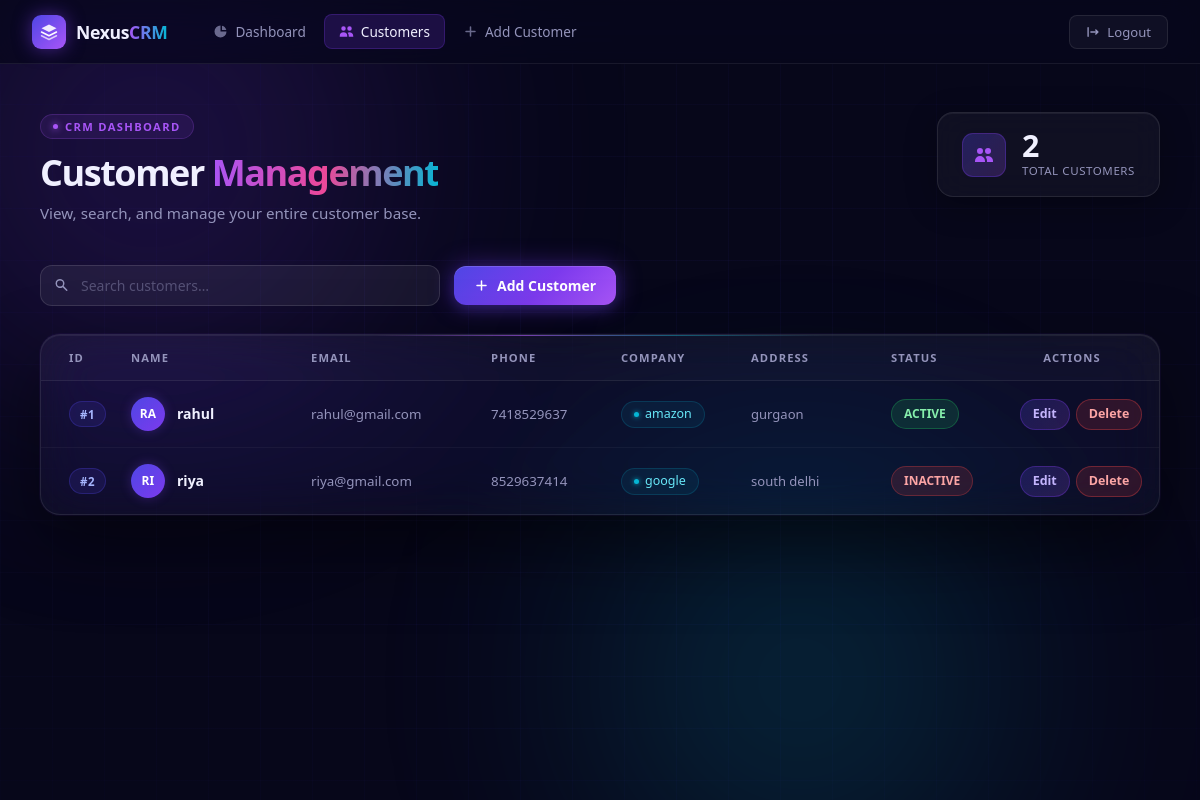
Page /customers (signed in) on the earlier database version.
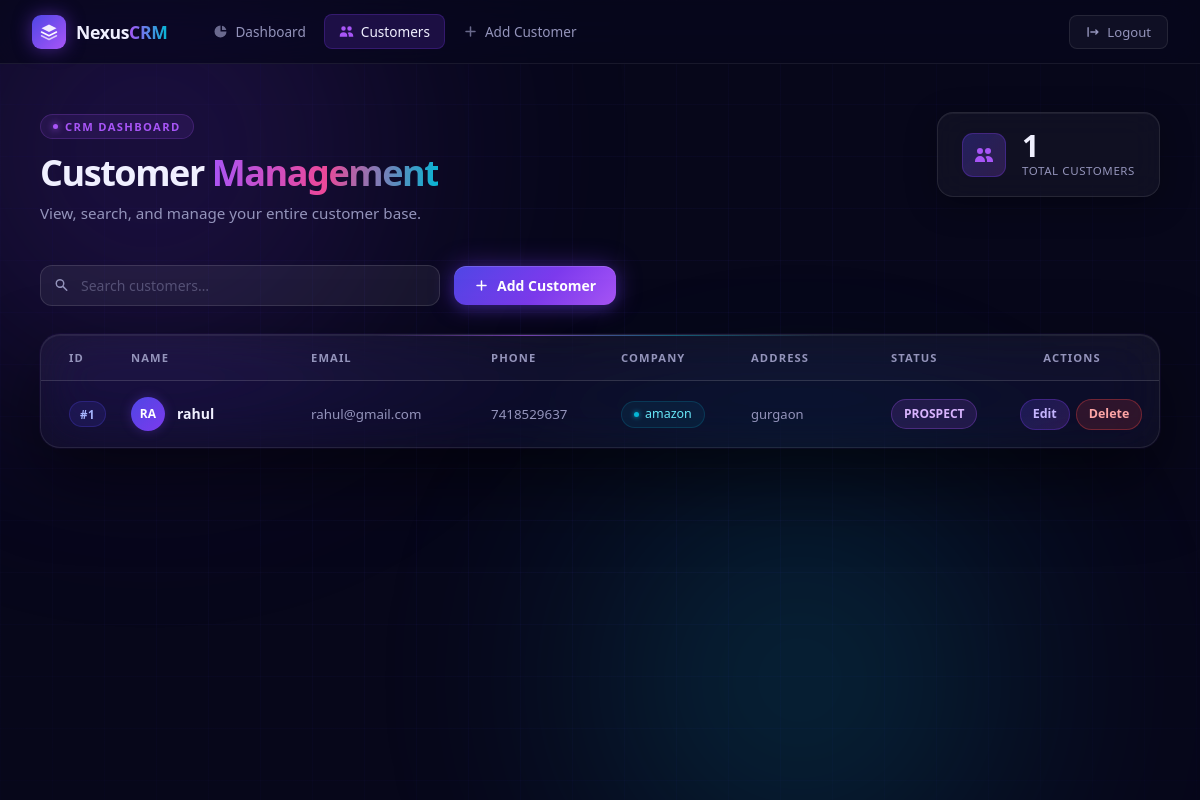
Same page on the later database version.
### app.py (models this page shows)
class Customer(db.Model):
    id = db.Column(
        db.Integer,
        primary_key=True
    )
    name = db.Column(
        db.String(100),
        nullable=False
    )
    email = db.Column(
        db.String(100)
    )
    phone = db.Column(
        db.String(20)
    )
    company = db.Column(
        db.String(100)
    )
    address = db.Column(
        db.String(200)
    )
    status = db.Column(
        db.String(50),
        default="Prospect"
    )

### app.py (the view)
@app.route('/customers')
def view_customers():
    if 'user' not in session:
        return redirect('/login')
    customers = Customer.query.all()
    return render_template(
        'view_customers.html',
        customers=customers
    )

### templates/view_customers.html (shortened to what this page needs)
<!DOCTYPE html>
<html lang="en">
<head>
</head>
<body>
<div class="bg-grid" aria-hidden="true"></div>
<div class="layout">
  <nav class="nav" aria-label="Main navigation">
    <a href="{{ url_for('dashboard') }}" class="nav-logo" aria-label="NexusCRM dashboard">
      <div class="nav-logo-icon" aria-hidden="true">
      </div>
      <span class="nav-logo-name">Nexus<span>CRM</span></span>
    </a>
    <div class="nav-links">
      <a href="{{ url_for('dashboard') }}" class="nav-link">
        <svg viewBox="0 0 20 20" fill="currentColor" aria-hidden="true"><path d="M2 10a8 8 0 018-8v8h8a8 8 0 11-16 0z"/><path d="M12 2.252A8.014 8.014 0 0117.748 8H12V2.252z"/></svg>
        <span>Dashboard</span>
      </a>
      <a href="{{ url_for('view_customers') }}" class="nav-link active" aria-current="page">
        <svg viewBox="0 0 20 20" fill="currentColor" aria-hidden="true"><path d="M9 6a3 3 0 11-6 0 3 3 0 016 0zM17 6a3 3 0 11-6 0 3 3 0 016 0zM12.93 17c.046-.327.07-.66.07-1a6.97 6.97 0 00-1.5-4.33A5 5 0 0119 16v1h-6.07zM6 11a5 5 0 015 5v1H1v-1a5 5 0 015-5z"/></svg>
        <span>Customers</span>
      </a>
      <a href="{{ url_for('add_customer') }}" class="nav-link">
        <svg viewBox="0 0 20 20" fill="currentColor" aria-hidden="true"><path fill-rule="evenodd" d="M10 3a1 1 0 011 1v5h5a1 1 0 110 2h-5v5a1 1 0 11-2 0v-5H4a1 1 0 110-2h5V4a1 1 0 011-1z" clip-rule="evenodd"/></svg>
        <span>Add Customer</span>
      </a>
    </div>
    <div class="nav-right">
      <a href="{{ url_for('logout') }}" class="nav-logout">
        <svg viewBox="0 0 20 20" fill="currentColor" aria-hidden="true"><path fill-rule="evenodd" d="M3 3a1 1 0 00-1 1v12a1 1 0 102 0V4a1 1 0 00-1-1zm10.293 9.293a1 1 0 001.414 1.414l3-3a1 1 0 000-1.414l-3-3a1 1 0 10-1.414 1.414L14.586 9H7a1 1 0 100 2h7.586l-1.293 1.293z" clip-rule="evenodd"/></svg>
        Logout
      </a>
    </div>
  </nav>
  <main class="main">
    <div class="page-header">
      <div class="page-header-left">
        <div class="page-eyebrow">CRM Dashboard</div>
        <h1 class="page-title">
          Customer <span class="gradient-word">Management</span>
        </h1>
        <p class="page-subtitle">View, search, and manage your entire customer base.</p>
      </div>
      <div class="stat-card" aria-label="Total customers">
        <div class="stat-card-icon" aria-hidden="true">
          <svg viewBox="0 0 20 20" fill="currentColor"><path d="M9 6a3 3 0 11-6 0 3 3 0 016 0zM17 6a3 3 0 11-6 0 3 3 0 016 0zM12.93 17c.046-.327.07-.66.07-1a6.97 6.97 0 00-1.5-4.33A5 5 0 0119 16v1h-6.07zM6 11a5 5 0 015 5v1H1v-1a5 5 0 015-5z"/></svg>
        </div>
        <div>
          <div class="stat-card-value">{{ customers | length }}</div>
          <div class="stat-card-label">Total Customers</div>
        </div>
      </div>
    </div>
    <div class="toolbar">
      <div class="search-wrap">
        <span class="search-icon" aria-hidden="true">
          <svg viewBox="0 0 20 20" fill="currentColor"><path fill-rule="evenodd" d="M8 4a4 4 0 100 8 4 4 0 000-8zM2 8a6 6 0 1110.89 3.476l4.817 4.817a1 1 0 01-1.414 1.414l-4.816-4.816A6 6 0 012 8z" clip-rule="evenodd"/></svg>
        </span>
        <input
          type="search"
          class="search-input"
          placeholder="Search customers…"
          aria-label="Search customers"
          id="customerSearch"
          oninput="filterTable(this.value)"
        />
      </div>
      <a href="{{ url_for('add_customer') }}" class="btn-add">
        <svg viewBox="0 0 20 20" fill="currentColor" aria-hidden="true"><path fill-rule="evenodd" d="M10 3a1 1 0 011 1v5h5a1 1 0 110 2h-5v5a1 1 0 11-2 0v-5H4a1 1 0 110-2h5V4a1 1 0 011-1z" clip-rule="evenodd"/></svg>
        Add Customer
      </a>
    </div>
    <div class="table-container">
      <div class="table-scroll">
        {% if customers %}
        <table class="crm-table" id="customerTable" aria-label="Customer list">
          <thead>
            <tr>
              <th scope="col">ID</th>
              <th scope="col">Name</th>
              <th scope="col">Email</th>
              <th scope="col">Phone</th>
              <th scope="col" class="col-company">Company</th>
              <th scope="col" class="col-address">Address</th>
              <th scope="col">Status</th>
              <th scope="col">Actions</th>
            </tr>
          </thead>
          <tbody>
            {% for customer in customers %}
            <tr>
              <td>
                <span class="cell-id">#{{ customer.id }}</span>
              </td>
              <td>
                <div class="cell-name">
                  <div class="avatar" aria-hidden="true">
                    {{ customer.name[:2] | upper }}
                  </div>
                  <span class="cell-name-text">{{ customer.name }}</span>
                </div>
              </td>
              <td>
                <span class="cell-email">{{ customer.email }}</span>
              </td>
              <td>
                <span class="cell-phone">{{ customer.phone }}</span>
              </td>
              <td class="col-company">
                <span class="cell-company">{{ customer.company }}</span>
              </td>
              <td class="col-address">
                <span class="cell-address" title="{{ customer.address }}">{{ customer.address }}</span>
              </td>
              <td>
                  <span class="status-badge status-{{ customer.status|lower }}">
                      {{ customer.status }}
                  </span>
              </td>
              <td>
                <div class="action-buttons">
    <a href="{{ url_for('edit_customer', id=customer.id) }}"
            class="btn-edit">
              Edit
          </a>
          <a href="{{ url_for('delete_customer', id=customer.id) }}"
            class="btn-delete"
            onclick="return confirm('Are you sure you want to delete this customer?');">
              Delete
          </a>
      </div>
              </td>
            </tr>
            {% endfor %}
          </tbody>
        </table>
        {% endif %}
      </div>
    </div>
  </main>
</div>
</body>
</html>

Differences in the rows shown:
removed Customer: id "2", name "RI", name "riya", email "riya@gmail.com", phone "8529637414", company "google", address "south delhi", status "INACTIVE"
changed Customer "rahul": status "ACTIVE" → "PROSPECT"
Other differences:
{{ customers | length }}: "2" → "1"
